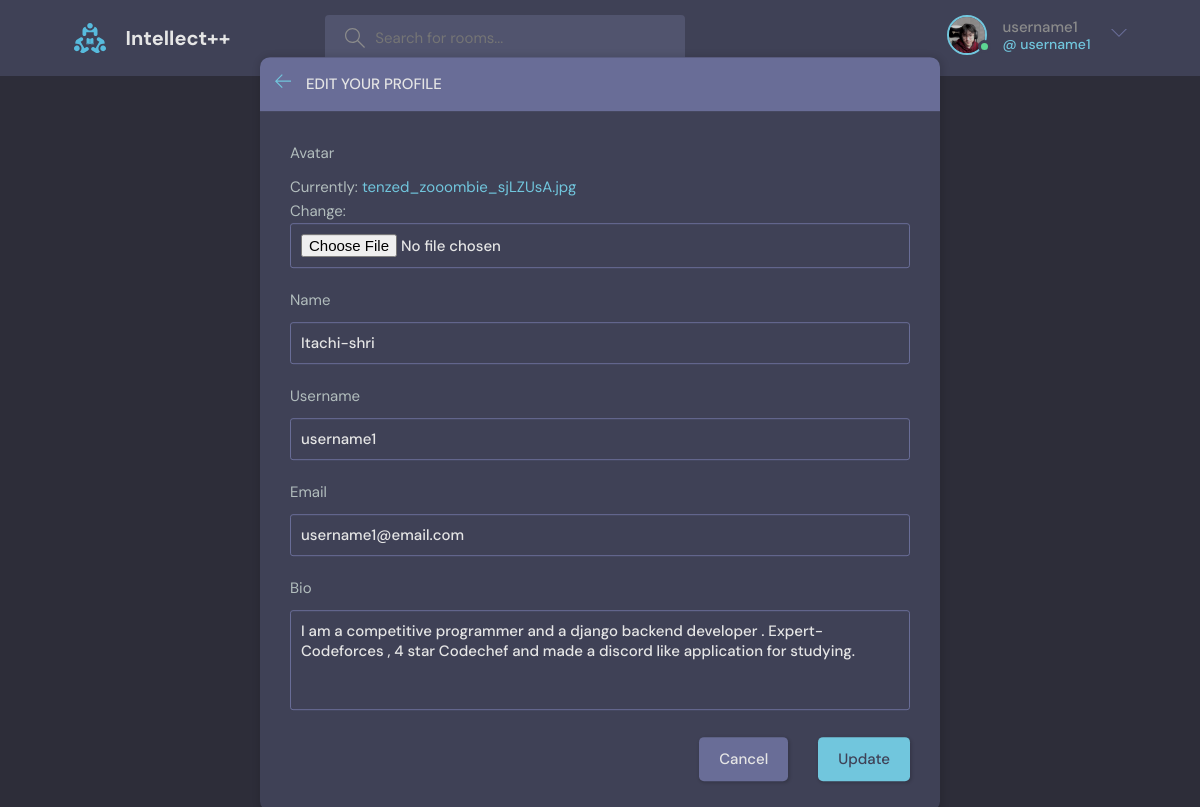
The app's page /update-user/ (signed in), older data.
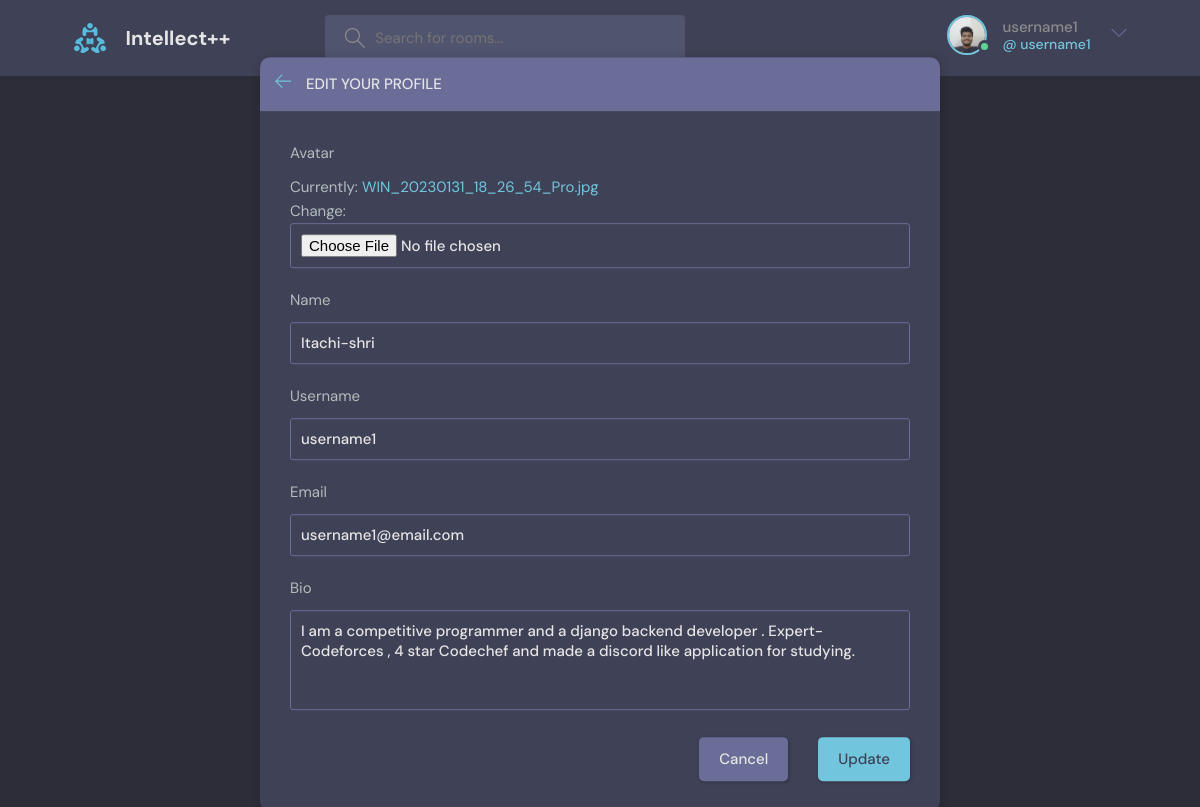
The same page, newer data.
### base/models.py (models this page shows)
class User(AbstractUser):
    name = models.CharField(max_length=200 , null = True)
    email = models.EmailField(unique = True , null = True)
    bio = models.TextField(null=True)
    avatar = models.ImageField(null= True, default= "avatar.svg")
    USERNAME_FIELD= 'email'
    REQUIRED_FIELDS =[]

### base/views.py (the view)
# urls.py: path('update-user/', views.updateUser , name = "update-user"),
@login_required(login_url='login')
def updateUser(request):
    user = request.user
    form = UserForm(instance = user)
    if request.method=="POST":
        form = UserForm(request.POST , request.FILES , instance = user)
        if form.is_valid():
            form.save()
            return redirect('user-profile',user.id)
    context = {'form':form}
    return render(request, 'base/update-user.html', context)

### base/forms.py
class UserForm(ModelForm):
    class Meta:
        model = User
        fields = [ 'avatar' , 'name' , 'username', 'email' ,'bio']

### base/templates/base/update-user.html (shortened to what this page needs)
{% extends 'main.html' %}
{% block content %}
    <main class="update-account layout">
        <div class="container">
            <div class="layout__box">
                <div class="layout__boxHeader">
                    <div class="layout__boxTitle">
                        <a href="{% url 'home' %}">
                            <svg version="1.1" xmlns="http://www.w3.org/2000/svg" width="32" height="32"
                                viewBox="0 0 32 32">
                                <title>arrow-left</title>
                                <path
                                    d="M13.723 2.286l-13.723 13.714 13.719 13.714 1.616-1.611-10.96-10.96h27.625v-2.286h-27.625l10.965-10.965-1.616-1.607z">
                                </path>
                            </svg>
                        </a>
                        <h3>Edit your profile</h3>
                    </div>
                </div>
                <div class="layout__body">
                    <form class="form" action="" method = "POST" enctype = "multipart/form-data">
                        {% for field in form %}
                        <div class="form__group">
                            <label for="profile_pic">{{field.label}}</label>
                            {{field}}
                        </div>
                        {% endfor %}
                        <div class="form__action">
                            <a class="btn btn--dark" href="{% url 'home' %}">Cancel</a>
                            <button class="btn btn--main" type="submit">Update</button>
                        </div>
                    </form>
                </div>
            </div>
        </div>
    </main>
  {% endblock content %}

### templates/navbar.html (shortened to what this page needs)
{% load static %}
<header class="header header--loggedIn">
  <div class="container">
    <a href="{% url 'home' %}" class="header__logo">
      <img src="{% static 'images/logo.svg' %}" />
      <h1>Intellect++</h1>
    </a>
    <form class="header__search" method = "GET" action = "{% url 'home' %}">
      <label>
        <input name = "q" placeholder="Search for rooms..." />
      </label>
    </form>
    <nav class="header__menu">
      {% if request.user.is_authenticated %}
      <div class="header__user">
        <a href="{% url 'update-user' %}">
          <div class="avatar avatar--medium active">
            <img src="{{request.user.avatar.url}}" />
          </div>
          <p>{{request.user.username}} <span>@ {{request.user.username}}</span></p>
        </a>
        <button class="dropdown-button">
          <svg version="1.1" xmlns="http://www.w3.org/2000/svg" width="32" height="32" viewBox="0 0 32 32">
            <title>chevron-down</title>
            <path d="M16 21l-13-13h-3l16 16 16-16h-3l-13 13z"></path>
          </svg>
        </button>
      </div>
      {% else %}
      <a href="{% url 'login' %}">
        <img src="{% static 'images/avatar.svg' %}" />
        <p>Login</p>
      </a>
      {% endif %}
    </nav>
  </div>
</header>

Row changes from the older to the newer data that the page shows:
changed User "username1": user.avatar: a different picture
Text that changed along with them:
text no longer shown: "Currently: tenzed_zooombie_sjLZUsA.jpg Change:"
text now shown: "Currently: WIN_20230131_18_26_54_Pro.jpg Change:"
